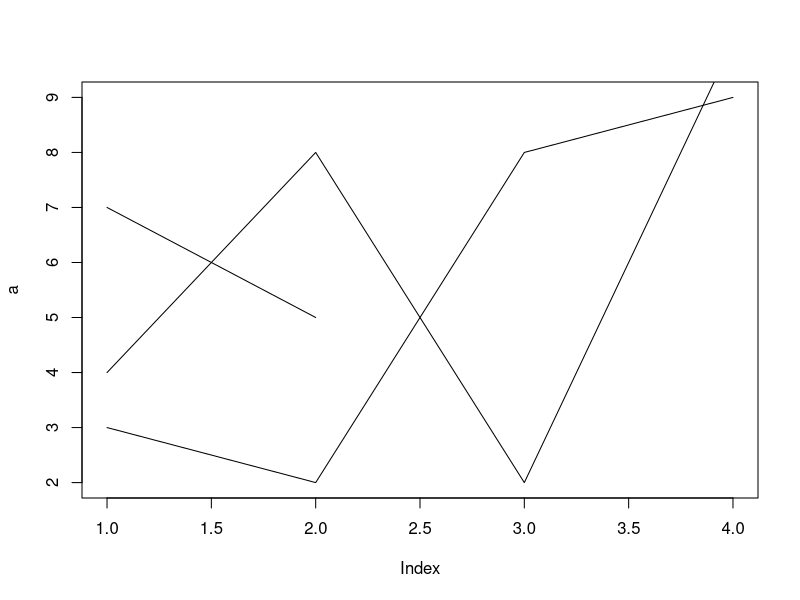

R code for this plot:
a <- c(3, 2, 8, 9)
b <- c(7, 5)
c <- c(4, 8, 2, 10)
png(file="shilpi.png")
plot(a, type = "l")
lines(b, type="l")
lines(c, type="l")
